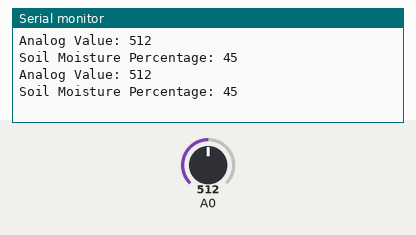
This sketch was run on a simulated Arduino Uno, built with avr-gcc and run on an emulated ATmega328P. On the bench: the last lines printed to the serial monitor. The inputs (shaded band) are chosen by the test bench; at power-on: A0 = 512.

Above: at 1.8 s.
1.9 s: A0 set to 716
At 2.8 s:
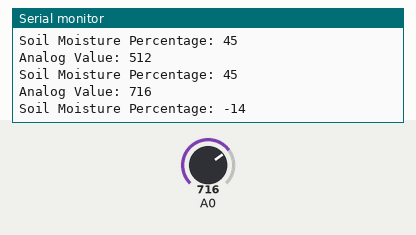
3.4 s: A0 set to 900
At 4.4 s:
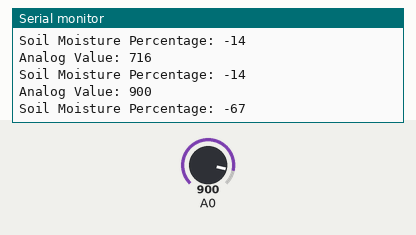
Timing chart, 0 to 6.4 s (numbered marks = the images above; inputs shaded):
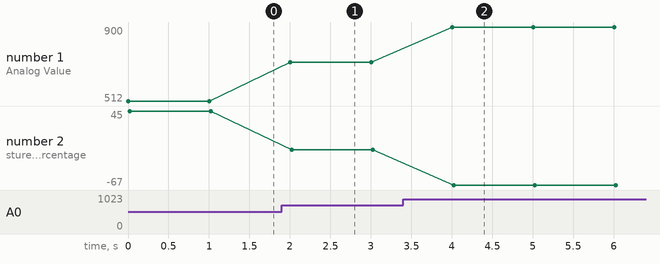

The sketch:

soil_moisture_measurement.ino
```cpp
void setup(){
  Serial.begin(9600);
}
void loop(){
  int val;
  int mappedValue;
  val = analogRead(A0);
  Serial.print("Analog Value: " );
  Serial.println(val);

  mappedValue = map(val,322,667,100,0);
  Serial.print("Soil Moisture Percentage: ");
  Serial.println(mappedValue);

  delay(1000);
}
```

Measured:
- after the input at 1.9 s, the serial monitor: prints a new line after 0.10 s (image 1)
- after the input at 3.4 s, the serial monitor: prints a new line after 0.60 s (image 2)
- plotted number 1: 512 → 716 after the input at 1.9 s, 716 → 900 after the input at 3.4 s
- plotted number 2: 45 → -14 after the input at 1.9 s, -14 → -67 after the input at 3.4 s
